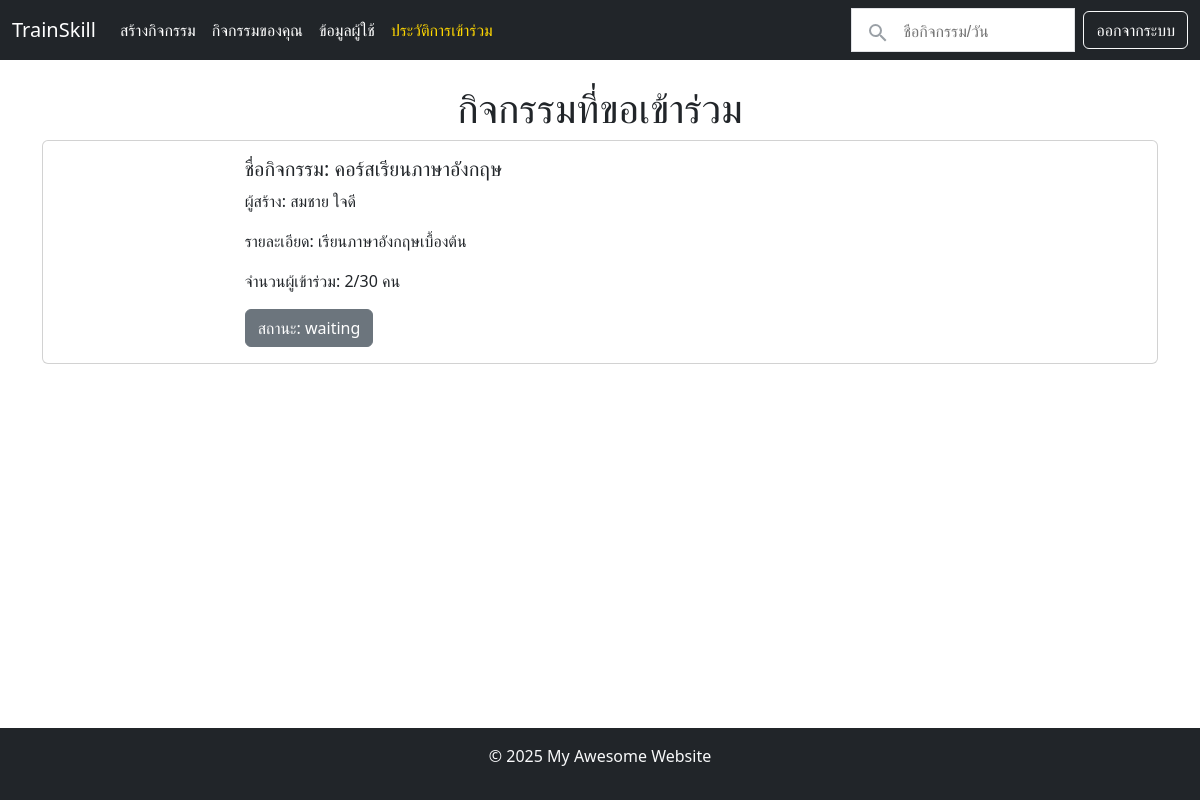
Screenshot of /history (signed in) with the database file from the repository.
### tables this page shows
CREATE TABLE training (
    training_id INT PRIMARY KEY AUTO_INCREMENT,
    registration_id INT NOT NULL,
    status ENUM('waiting', 'accepted', 'cancelled') NOT NULL,
    FOREIGN KEY (registration_id) REFERENCES registration(registration_id) ON DELETE CASCADE
);

CREATE TABLE courses (
    course_id INT PRIMARY KEY AUTO_INCREMENT,
    course_name VARCHAR(255) NOT NULL,
    user_id INT NOT NULL,
    description TEXT,
    start_date DATE NOT NULL,
    end_date DATE NOT NULL,
    max_participants INT NOT NULL,
    FOREIGN KEY (user_id) REFERENCES users(user_id) ON DELETE CASCADE
);

CREATE TABLE users (
    user_id INT PRIMARY KEY AUTO_INCREMENT,
    user_name VARCHAR(255) NOT NULL,
    email VARCHAR(255) UNIQUE NOT NULL,
    password VARCHAR(255) NOT NULL,
    gender ENUM('ชาย', 'หญิง', 'ไม่ระบุ'),
    birthday DATE,
    phone_number VARCHAR(20)
);

### includes/view.php (called while the page is built, shortened)
<?php
function renderView(string $template, array $data = []): void
{
    include TEMPLATES_DIR . '/header.php';
    include TEMPLATES_DIR . '/' . $template . '.php';
    include TEMPLATES_DIR . '/footer.php';
}

### routes/history_get.php (called while the page is built)
<?php
$result = getTrainingByUserId($_SESSION['user_id']);
renderView('history_get', ['training' => $result]);

### databases/training.php (called while the page is built, shortened)
<?php
function getTrainingByUserId(int $user_id): mysqli_result|bool
{
    $conn = getConnection();
    $sql = '
        SELECT t.*, c.course_name, c.course_id, c.user_id, c.description, c.max_participants, u.user_name
        FROM training t
        INNER JOIN registration r ON t.registration_id = r.registration_id
        INNER JOIN courses c ON r.course_id = c.course_id
        INNER JOIN users u ON c.user_id = u.user_id
        WHERE r.user_id = ?;
    ';
    $stmt = $conn->prepare($sql);
    $stmt->bind_param('i', $user_id);
    $stmt->execute();
    $result = $stmt->get_result();
    return $result;
}

### databases/registration.php (called while the page is built, shortened)
<?php
function getNumberParticipants(int $course_id): int
{
    $conn = getConnection();
    $sql = '
        SELECT COUNT(*) as count
        FROM registration
        WHERE course_id = ?
    ';
    $stmt = $conn->prepare($sql);
    $stmt->bind_param('i', $course_id);
    $stmt->execute();
    $result = $stmt->get_result();
    $row = $result->fetch_assoc();
    return $row['count'];
}

### templates/history_get.php (the view, shortened to what this page needs)
<head>
</head>
<?php
$searchInput = isset($_GET['q']) ? $_GET['q'] : null;
$training = [];
if (isset($_SESSION['timestamp'])) {
    $user_id = $_SESSION['user_id'];
    $result = getTrainingByUserId($user_id);
    if ($result->num_rows > 0) {
        while ($row = $result->fetch_assoc()) {
            if ($searchInput) {
                $isMatch = stripos($row['course_name'], $searchInput) !== false;
                if ($isMatch) {
                    $training[] = $row;
                }
            } else {
                $training[] = $row;
            }
        }
    }
?>
    <div class="container mt-4 content">
        <h1 style="text-align: center;">กิจกรรมที่ขอเข้าร่วม</h1>
        <?php if (!empty($training)): ?>
            <?php foreach ($training as $activity): ?>
                <div class="card mb-3">
                    <div class="row g-0">
                        <div class="col-md-2 d-flex align-items-center">
                        </div>
                        <div class="col-md-10">
                            <div class="card-body">
                                <h5 class="card-title">ชื่อกิจกรรม: <?= $activity['course_name'] ?></h5>
                                <p class="card-text">ผู้สร้าง: <?= $activity['user_name'] ?></p>
                                <p class="card-text">รายละเอียด: <?= $activity['description'] ?></p>
                                <p class="card-text">จำนวนผู้เข้าร่วม: <?= getNumberParticipants($activity['course_id']); ?>/<?= $activity['max_participants'] ?> คน</p>
                                <?php
                                if ($activity['status'] == 'waiting') {
                                    echo '<button class="btn btn-secondary">สถานะ: ' . $activity['status'] . '</button>';
                                } else if ($activity['status'] == 'accepted') {
                                    echo '<button class="btn btn-success">สถานะ: ' . $activity['status'] . '</button>';
                                } else if ($activity['status'] == 'cancelled') {
                                    echo '<button class="btn btn-danger">สถานะ: ' . $activity['status'] . '</button>';
                                }
                                ?>
                            </div>
                        </div>
                    </div>
                </div>
            <?php endforeach; ?>
        <?php else: ?>
            <p>ไม่พบกิจกรรมที่ตรงกับเงื่อนไข</p>
        <?php endif; ?>
    </div>
<?php
} else {
?>
    <div class="container text-center mt-5">
        <?= header('Location: /login') ?>
    </div>
<?php
}

### templates/header.php (style rules this page uses)
html, body { height: 100%; margin: 0; display: flex; flex-direction: column; }
.container { flex: 1; }

### rows the page displays
training: courses.course_name "คอร์สเรียนภาษาอังกฤษ", users.user_name "สมชาย ใจดี", courses.description "เรียนภาษาอังกฤษเบื้องต้น", course_id "2", courses.max_participants "30", status "waiting"
